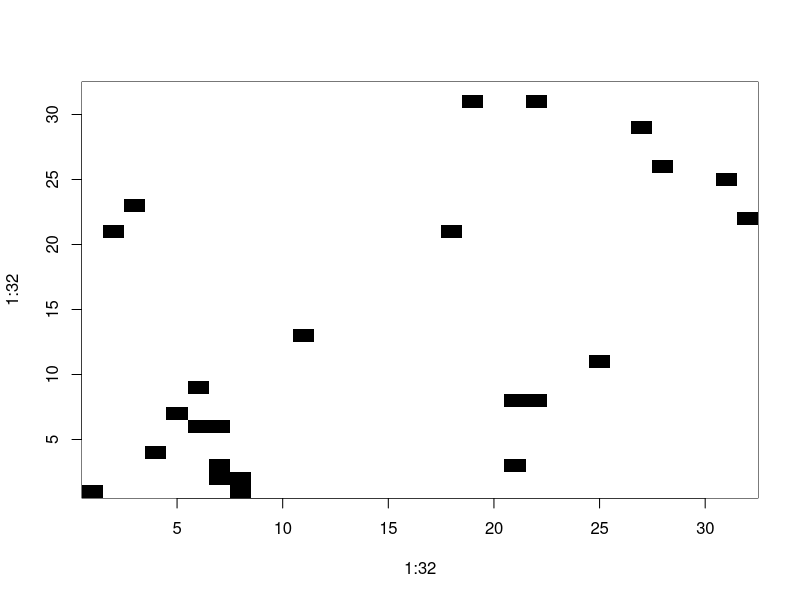

This chart was generated by the following R code:
library(spData)


### Name: hopkins
### Title: Hopkins burnt savanna herb remains
### Aliases: hopkins
### Keywords: datasets misc

### ** Examples

data(hopkins)
image(1:32, 1:32, hopkins[5:36,36:5], breaks=c(-0.5, 3.5, 20),
      col=c("white", "black"))
